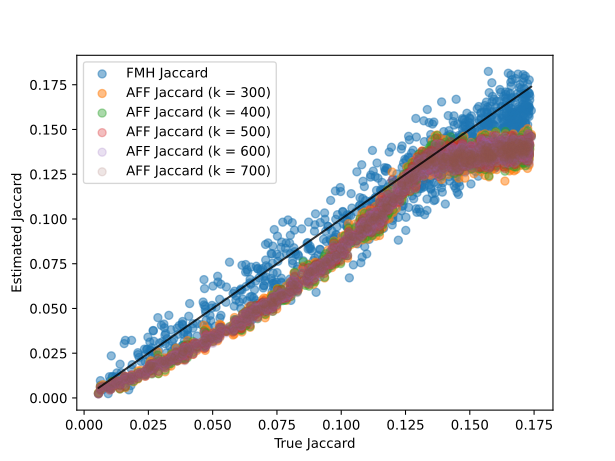

Here is the Python script that generated this plot:
from matplotlib import pyplot as plt
import pandas as pd

# Read the data from the CSV file
data = pd.read_csv('accuracyTest2Output', sep='\t', header=None)
data.columns = ['size_a', 'size_b', 'jaccard_true', 'jaccard_aff_k_300', 'jaccard_aff_k_400', 'jaccard_aff_k_500', 'jaccard_aff_k_600', 'jaccard_aff_k_700', 'jaccard_fmh']

# plot jaccards against true
plt.scatter(data['jaccard_true'], data['jaccard_fmh'], label='FMH Jaccard', alpha=0.5)
plt.scatter(data['jaccard_true'], data['jaccard_aff_k_300'], label='AFF Jaccard (k = 300)', alpha=0.5)
plt.scatter(data['jaccard_true'], data['jaccard_aff_k_400'], label='AFF Jaccard (k = 400)', alpha=0.4)
plt.scatter(data['jaccard_true'], data['jaccard_aff_k_500'], label='AFF Jaccard (k = 500)', alpha=0.3)
plt.scatter(data['jaccard_true'], data['jaccard_aff_k_600'], label='AFF Jaccard (k = 600)', alpha=0.2)
plt.scatter(data['jaccard_true'], data['jaccard_aff_k_700'], label='AFF Jaccard (k = 700)', alpha=0.15)

plt.xlabel('True Jaccard')
plt.ylabel('Estimated Jaccard')

# plot the true line
plt.plot(data['jaccard_true'], data['jaccard_true'], alpha=0.8, color='black') 

plt.legend()

plt.savefig('plotAccuracyTest2Output.svg')